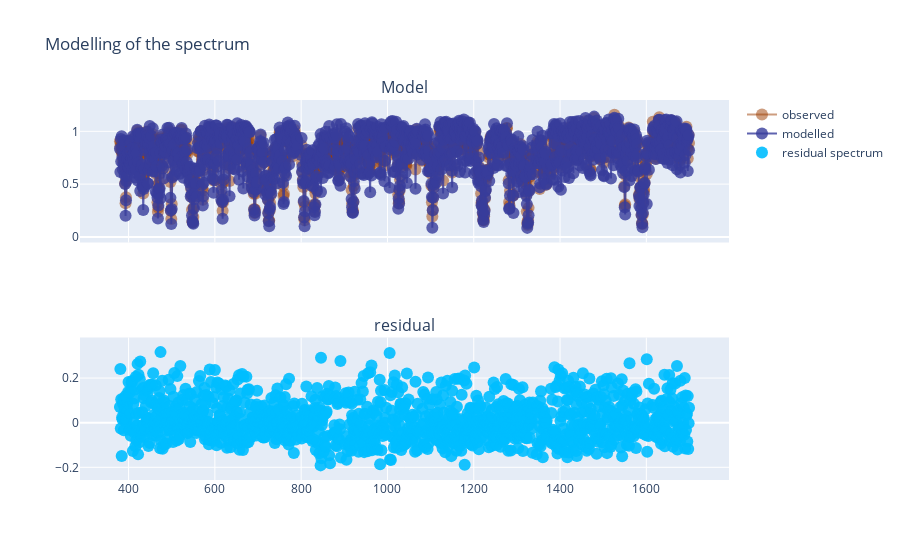

Source (notebook cell):
### Code cell
# fit v, a and b simultaneously
S_vab = lambda x, v, a, *b: S_mod(x, v, [a], b, sg)
p_vab, e_p = curve_fit(S_vab, i[i_ok], f[i_ok], p0=[v, 1, *bg])
show_model(i[i_ok], f[i_ok], S_vab(i[i_ok], *p_vab))

### Figure 1 — Plotly figure (JSON) as saved in the notebook; plotly's stock layout.template omitted (floating-point values rounded to 4 significant figures; data arrays with more than 128 entries replaced by an {"elided": "..."} marker saying what was removed)
{"data": [{"marker": {"color": "rgba(155,60,0,0.5)", "size": 12}, "mode": "markers+lines", "name": "observed", "type": "scatter", "x": {"elided": "1261 int values"}, "xaxis": "x", "y": {"elided": "1261 float values"}, "yaxis": "y"}, {"marker": {"color": "rgba(55,60,155,0.8)", "size": 12}, "mode": "markers+lines", "name": "modelled", "type": "scatter", "x": {"elided": "1261 int values"}, "xaxis": "x", "y": {"elided": "1261 float values"}, "yaxis": "y"}, {"marker": {"color": "rgba(0,190,255,0.9)", "size": 12}, "mode": "markers", "name": "residual spectrum", "type": "scatter", "x": {"elided": "1261 int values"}, "xaxis": "x2", "y": {"elided": "1261 float values"}, "yaxis": "y2"}], "layout": {"annotations": [{"font": {"size": 16}, "showarrow": false, "text": "Model", "x": 0.5, "xanchor": "center", "xref": "paper", "y": 1, "yanchor": "bottom", "yref": "paper"}, {"font": {"size": 16}, "showarrow": false, "text": "residual", "x": 0.5, "xanchor": "center", "xref": "paper", "y": 0.375, "yanchor": "bottom", "yref": "paper"}], "title": {"text": "Modelling of the spectrum"}, "xaxis": {"anchor": "y", "domain": [0, 1], "matches": "x2", "showticklabels": false}, "xaxis2": {"anchor": "y2", "domain": [0, 1]}, "yaxis": {"anchor": "x", "domain": [0.625, 1]}, "yaxis2": {"anchor": "x2", "domain": [0, 0.375]}}}
